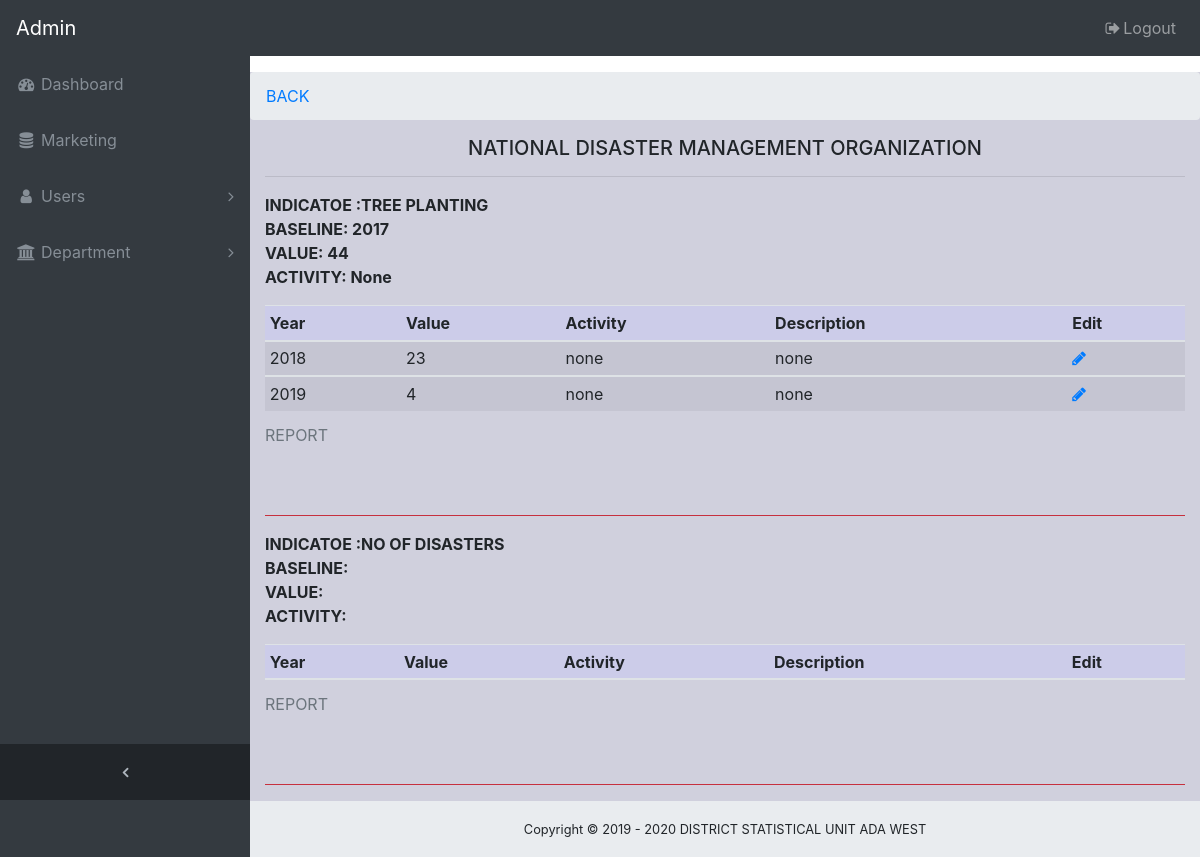
Page /filter_by_department/1/NATIONAL DISASTER MANAGEMENT ORGANIZATION/ on the committed database.
### departments/models.py (models this page shows, shortened)
class BaseModel(models.Model):
    date_add = models.DateTimeField(auto_now_add=True)
    date_updated = models.DateTimeField(auto_now=True)
    class Meta:
        abstract =True

class Departmant(BaseModel):
    name = models.CharField(max_length=50,unique=True)
    def __str__(self):
        return self.name

class Indicator(BaseModel):
    department = models.ForeignKey(Departmant,on_delete=models.CASCADE,related_name='indicators')
    indicator = models.CharField(max_length=200,unique=True)

class Baseline(BaseModel):
    indicator = models.OneToOneField(Indicator,on_delete=models.CASCADE,related_name='indicator_baseline')
    base_line = models.PositiveIntegerField()
    value  = models.PositiveIntegerField(help_text='numbers only',blank=True, null=True)
    activity = models.TextField(blank=True, null=True)
    base_line_available =models.BooleanField(default=True)

class Report(BaseModel):
    base_line = models.ForeignKey(Baseline,on_delete=models.CASCADE,related_name='all_saved_reports')
    date = models.PositiveIntegerField('year')
    value = models.PositiveIntegerField(blank=True, null=True)
    activity = models.TextField(blank=True, null=True)
    description = models.TextField(blank=True, null=True)

### departments/views.py (the view)
# urls.py: path('filter_by_department/<int:id>/<str:department_name>/',views.filter_by_department,name='filter_by_department'),
def filter_by_department(request,id,department_name):
    filter_department = get_object_or_404(Departmant,id=id,name=department_name)
    request.session['departmant_name']=id
    context = {
        'filter_department':filter_department,
    }
    return render(request,'deparment/depart.html',context)

### templates/deparment/depart.html (shortened to what this page needs)
{% extends 'layout/app.html' %}
{% load crispy_forms_tags %}
{% load static %}
{% block body %}
<section class="section"">
<nav class="breadcrumb">
        <a class="breadcrumb-item back" href="#">BACK</a>
      </nav>
        <div class="container">
            <div class="row ">
                <div class="col">
                        <h5 class="text-center">{{ filter_department }}</h5>
                        <hr>
                        {% for indicators in filter_department.indicators.all  %}
                        <b>
                                <ul class="list-unstyled">
                                    <li>INDICATOE :{{indicators.indicator|upper}} </li>
                                    <li>BASELINE:  {{indicators.indicator_baseline.base_line}}</li>
                                    <li> VALUE: {{indicators.indicator_baseline.value}}</li>
                                    <li> ACTIVITY: {{indicators.indicator_baseline.activity}}</li>
                                </ul>
                        </b>
                                    <table class="table table-hover table-sm table-striped">
                                            <caption>REPORT</caption>
                                        <thead class="" style="background: rgb(204, 204, 233);">
                                           <tr>
                                                <th>Year</th>
                                            <th>Value</th>
                                            <th>Activity</th>
                                            <th>Description</th>
                                            <th>Edit</th>
                                        </thead>
                                            {% for report  in indicators.indicator_baseline.all_saved_reports.all %}
                                            <tbody>
                                        <tr>
                                            <td>{{report.date}}</td>
                                            <td class=""> {{report.value}}</td>
                                            {% if report.activity %}
                                            <td class="" title="{{report.activity}}" data-toggle="tooltip"><p class="fa fa-eye fa-2x" ></p> </td>
                                            {% else %}
                                            <td> none</td>
                                            {% endif %}
                                            {% if report.description %}
                                            <td class="fa fa-eye fa-2x " title=" {{report.description}}" data-toggle="tooltip"> </td>
                                            {% else %}
                                            <td>none</td>
                                            {% endif %}
                                           <td ><a title="edit"  data-toggle="tooltip" class="fa fa-pencil" href="{% url 'department:updateReport' report.id filter_department.name %}"></a></td>
                                        </tr>
                                        {% endfor %}
                                    </tbody>
                                </table>
                              <br> <hr class="bg-danger">
                                {% endfor %}
                </div>
            </div>
        </div>
 </section>
    {% endblock %}

### templates/layout/app.html (shortened to what this page needs)
<!DOCTYPE html>
<html lang="en">
<head>
    {% load static %}
    <link rel="stylesheet" type="text/css" href="{% static 'bootstrap/css/bootstrap.min.css' %}" />
    <link rel="stylesheet" type="text/css" href="{% static 'font-awesome/css/font-awesome.min.css' %}" />
    <link rel="stylesheet" type="text/css" href="{% static 'css/sb-admin.css' %}" />
    <link rel="stylesheet" type="text/css" href="{% static 'css/custom.css' %}" />
</head>
<body class="fixed-nav sticky-footer bg-dark" id="page-top">
    {% include "elements/sidebar.html" %}
    <div class="content-wrapper">
        {% block body %}{% endblock %}
        <footer class="sticky-footer">
            <div class="container">
                <div class="text-center">
                    <small>Copyright © 2019 - {% now "Y" %} DISTRICT STATISTICAL UNIT ADA WEST </small>
                </div>
            </div>
        </footer>
    </div>
</body>
</html>

### templates/elements/sidebar.html (shortened to what this page needs)
<nav class="navbar navbar-expand-lg navbar-dark bg-dark fixed-top" id="mainNav">
    <a class="navbar-brand" href="http://127.0.0.1:8000/admin/">Admin</a>
    <div class="collapse navbar-collapse" id="navbarResponsive">
        <ul class="navbar-nav navbar-sidenav" id="exampleAccordion">
            <li class="nav-item" data-toggle="tooltip" data-placement="right" title="Dashboard">
                <a class="nav-link" href="{% url 'home' %}">
                    <i class="fa fa-fw fa-dashboard"></i>
                    <span class="nav-link-text">Dashboard</span>
                </a>
            </li>
            <li class="nav-item" data-toggle="tooltip" data-placement="right" title="Marketing Service Unit">
                    <a class="nav-link" href="{% url 'market:market' %}">
                    <i class="fa fa-fw fa-database"></i>
                     <span title="Marketing Service Unit" class="nav-link-text">Marketing </span>
                </a>
            </li>
            <li class="nav-item" data-toggle="tooltip" data-placement="right" title="Components">
                <a class="nav-link nav-link-collapse collapsed" data-toggle="collapse" href="#collapseComponents" data-parent="#exampleAccordion">
                    <i class="fa fa-fw fa-user"></i>
                    <span title="all registered users" class="nav-link-text">Users</span>
                </a>
            </li>
            <li class="nav-item" data-toggle="tooltip" data-placement="right" title="Example Pages">
                <a class="nav-link nav-link-collapse collapsed" data-toggle="collapse" href="#collapseExamplePages" data-parent="#exampleAccordion">
                    <i class="fa fa-fw fa-university"></i>
                    <span title="all department" class="nav-link-text">Department</span>
                </a>
            </li>
        </ul>
        <ul class="navbar-nav sidenav-toggler">
            <li class="nav-item">
                <a class="nav-link text-center" id="sidenavToggler">
                    <i class="fa fa-fw fa-angle-left"></i>
                </a>
            </li>
        </ul>
        <ul class="navbar-nav ml-auto">
            <li class="nav-item">
            </li>
            <li class="nav-item">
                <a class="nav-link" data-toggle="modal" data-target="#exampleModal">
                    <i class="fa fa-fw fa-sign-out"></i>Logout</a>
            </li>
        </ul>
    </div>
</nav>

### mysite/static/css/sb-admin.css (style rules this page uses)
html { position: relative; min-height: 100%; }
body { overflow-x: hidden; }
body.sticky-footer { margin-bottom: 56px; }
body.sticky-footer .content-wrapper { min-height: calc(100vh - 56px - 56px); }
body.fixed-nav { padding-top: 56px; }
.content-wrapper { min-height: calc(100vh - 56px); padding-top: 1rem; }
#mainNav .navbar-collapse { overflow: auto; max-height: 75vh; }
#mainNav .navbar-collapse .navbar-nav .nav-item .nav-link { cursor: pointer; }
#mainNav .navbar-collapse .navbar-sidenav .nav-link-collapse:after { float: right; content: '\f107'; font-family: 'FontAwesome'; }
#mainNav .navbar-collapse .navbar-sidenav .nav-link-collapse.collapsed:after { content: '\f105'; }
#mainNav .navbar-collapse .sidenav-toggler { display: none; }
@media (min-width: 992px) { #mainNav .navbar-brand { width: 250px; } }
@media (min-width: 992px) { #mainNav .navbar-collapse { overflow: visible; max-height: none; } }
@media (min-width: 992px) { #mainNav .navbar-collapse .navbar-sidenav { position: absolute; top: 0; left: 0; -webkit-flex-direction: column; -ms-flex-direction: column; flex-direction: column; margin-top: 56px; } }
@media (min-width: 992px) { #mainNav .navbar-collapse .navbar-sidenav > .nav-item { width: 250px; padding: 0; } }
@media (min-width: 992px) { #mainNav .navbar-collapse .navbar-sidenav > .nav-item > .nav-link { padding: 1em; } }
#mainNav.fixed-top .sidenav-toggler { display: none; }
@media (min-width: 992px) { #mainNav.fixed-top .navbar-sidenav { height: calc(100vh - 112px); } }
@media (min-width: 992px) { #mainNav.fixed-top .sidenav-toggler { position: absolute; top: 0; left: 0; display: flex; -webkit-flex-direction: column; -ms-flex-direction: column; flex-direction: column; margin-top: calc(100vh - 56px); } }
@media (min-width: 992px) { #mainNav.fixed-top .sidenav-toggler > .nav-item { width: 250px; padding: 0; } }
@media (min-width: 992px) { #mainNav.fixed-top .sidenav-toggler > .nav-item > .nav-link { padding: 1em; } }
#mainNav.fixed-top.navbar-dark .sidenav-toggler { background-color: #212529; }
#mainNav.fixed-top.navbar-dark .sidenav-toggler a i { color: #adb5bd; }
.content-wrapper { overflow-x: hidden; background: white; }
@media (min-width: 992px) { .content-wrapper { margin-left: 250px; } }
#sidenavToggler i { font-weight: 800; }
#mainNav.navbar-dark .navbar-collapse .navbar-sidenav .nav-link-collapse:after { color: #868e96; }
#mainNav.navbar-dark .navbar-collapse .navbar-sidenav > .nav-item > .nav-link { color: #868e96; }
@media (min-width: 992px) { #mainNav.navbar-dark .navbar-collapse .navbar-sidenav { background: #343a40; } }
footer.sticky-footer { position: absolute; right: 0; bottom: 0; width: 100%; height: 56px; background-color: #e9ecef; line-height: 55px; }
@media (min-width: 992px) { footer.sticky-footer { width: calc(100% - 250px); } }

### templates/deparment/depart.html (style rules this page uses)
.section { background: rgb(208, 208, 221); }

### rows in the picture
Departmant: name "NATIONAL DISASTER MANAGEMENT ORGANIZATION"
Indicator: indicator "TREE PLANTING", indicator_baseline.base_line "2017", indicator_baseline.value "44", indicator_baseline.activity "None"
Report: date "2018", value "23", shows "none", description "none"
Report: date "2019", value "4", shows "none", description "none"
Indicator: indicator "NO OF DISASTERS"
